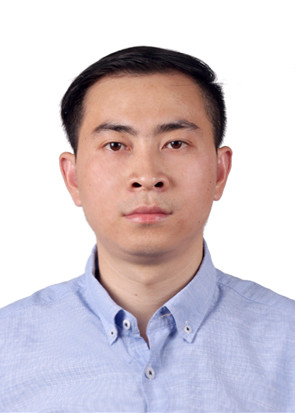
#> input picture SimpleScript/ConvertBackground/test.jpeg, 295 x 413 px, found by its file name
$ python main.py
#> lines starting #> are read from the running program, lines starting #| are printed output that depends on the picture; after the words box and inside, x2 and y2 are one past the last pixel; in counts of white or black regions, pixels touching at a corner belong together
"""
https://mp.weixin.qq.com/s/vl-7zIg2LnqvlUZlG1oStQ
"""

import cv2
import numpy as np

img = cv2.imread('test.jpeg')
#> img is the input picture: shape (413, 295, 3); mean B, G, R 206.8, 200.3, 210.7
# 缩放
rows, cols, channels = img.shape
#> rows = 413; cols = 295; channels = 3
img = cv2.resize(img, None, fx=0.5, fy=0.5)
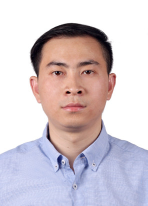
#> img: shape (206, 148, 3); mean B, G, R 206.9, 200.5, 210.9
rows, cols, channels = img.shape
#> rows = 206; cols = 148
#cv2.imshow('img', img)

# 转换hsv
hsv = cv2.cvtColor(img, cv2.COLOR_BGR2HSV)
#> hsv: shape (206, 148, 3); mean H, S, V 45, 37.4, 222.6
# 蓝底rgb范围
# lower_blue = np.array([90, 70, 70])
# upper_blue = np.array([110, 255, 255])
# mask = cv2.inRange(hsv, lower_blue, upper_blue)
# 白色
lower_white = np.array([0, 0, 201])
upper_white = np.array([180, 50, 255])
mask = cv2.inRange(hsv, lower_white, upper_white)
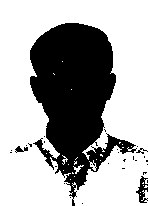
#> mask: shape (206, 148); 66% white; 29 black regions (25 under 20 px), largest, box (x1, y1, x2, y2) and area: (30, 23, 137, 206) 10086, (136, 176, 148, 203) 156, (15, 146, 28, 153) 48, (136, 148, 148, 154) 25
#cv2.imshow('Mask', mask)

# 腐蚀膨胀
erode = cv2.erode(mask, None, iterations=1)
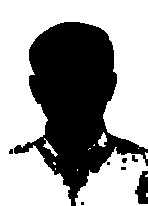
#> erode: shape (206, 148); 60.8% white; 8 black regions (4 under 20 px), largest, box (x1, y1, x2, y2) and area: (14, 22, 148, 206) 11555, (135, 171, 148, 204) 301, (132, 155, 138, 162) 28, (122, 158, 127, 163) 21
cv2.imshow('erode', erode)
dilate = cv2.dilate(erode, None, iterations=1)
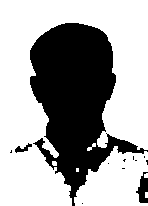
#> dilate: shape (206, 148); 64.6% white; 12 black regions (9 under 20 px), largest, box (x1, y1, x2, y2) and area: (30, 23, 148, 206) 10471, (136, 172, 148, 203) 223, (15, 143, 32, 153) 71
# cv2.imshow('dilate', dilate)

# 遍历替换
for i in range(rows):
    for j in range(cols):
        if dilate[i, j] == 255:
            img[i, j] = (255, 255, 255)  # 此处替换颜色，为BGR通道
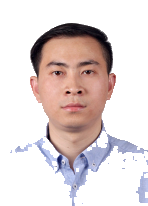
#> img: shape (206, 148, 3); mean B, G, R 212.5, 213.2, 224.7
            # img[i, j] = (0, 0, 255)  # 此处替换颜色，为BGR通道
cv2.imshow('res', img)

cv2.waitKey(0)
cv2.destroyAllWindows()
